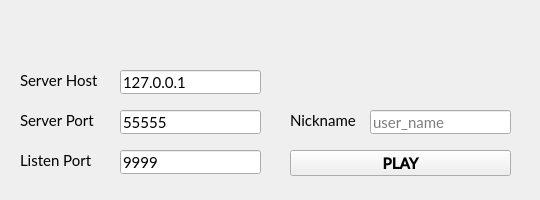
<?xml version="1.0" encoding="UTF-8"?>
<ui version="4.0">
 <class>login</class>
 <widget class="QMainWindow" name="login">
  <property name="geometry">
   <rect>
    <x>0</x>
    <y>0</y>
    <width>540</width>
    <height>200</height>
   </rect>
  </property>
  <property name="windowTitle">
   <string>Welcome to the Village!</string>
  </property>
  <widget class="QWidget" name="centralWidget">
   <widget class="QPushButton" name="buttonPlay">
    <property name="geometry">
     <rect>
      <x>290</x>
      <y>150</y>
      <width>221</width>
      <height>26</height>
     </rect>
    </property>
    <property name="font">
     <font>
      <family>Lato Semibold</family>
      <pointsize>11</pointsize>
      <weight>75</weight>
      <bold>true</bold>
     </font>
    </property>
    <property name="focusPolicy">
     <enum>Qt::TabFocus</enum>
    </property>
    <property name="text">
     <string>PLAY</string>
    </property>
    <property name="checkable">
     <bool>false</bool>
    </property>
    <property name="autoDefault">
     <bool>false</bool>
    </property>
    <property name="default">
     <bool>false</bool>
    </property>
    <property name="flat">
     <bool>false</bool>
    </property>
   </widget>
   <widget class="QLineEdit" name="textServerPort">
    <property name="geometry">
     <rect>
      <x>120</x>
      <y>110</y>
      <width>141</width>
      <height>24</height>
     </rect>
    </property>
    <property name="font">
     <font>
      <family>Lato</family>
      <pointsize>11</pointsize>
     </font>
    </property>
    <property name="focusPolicy">
     <enum>Qt::StrongFocus</enum>
    </property>
    <property name="text">
     <string>55555</string>
    </property>
    <property name="cursorPosition">
     <number>5</number>
    </property>
    <property name="placeholderText">
     <string>55555</string>
    </property>
   </widget>
   <widget class="QLabel" name="labelNickname">
    <property name="geometry">
     <rect>
      <x>290</x>
      <y>110</y>
      <width>81</width>
      <height>20</height>
     </rect>
    </property>
    <property name="font">
     <font>
      <family>Lato</family>
      <pointsize>11</pointsize>
     </font>
    </property>
    <property name="autoFillBackground">
     <bool>false</bool>
    </property>
    <property name="text">
     <string>Nickname</string>
    </property>
    <property name="textFormat">
     <enum>Qt::PlainText</enum>
    </property>
   </widget>
   <widget class="QLabel" name="labelServerIP">
    <property name="geometry">
     <rect>
      <x>20</x>
      <y>70</y>
      <width>91</width>
      <height>20</height>
     </rect>
    </property>
    <property name="font">
     <font>
      <family>Lato</family>
      <pointsize>11</pointsize>
     </font>
    </property>
    <property name="text">
     <string>Server Host</string>
    </property>
   </widget>
   <widget class="QLineEdit" name="textServerIP">
    <property name="geometry">
     <rect>
      <x>120</x>
      <y>70</y>
      <width>141</width>
      <height>24</height>
     </rect>
    </property>
    <property name="font">
     <font>
      <family>Lato</family>
      <pointsize>11</pointsize>
     </font>
    </property>
    <property name="focusPolicy">
     <enum>Qt::StrongFocus</enum>
    </property>
    <property name="text">
     <string>127.0.0.1</string>
    </property>
    <property name="cursorPosition">
     <number>9</number>
    </property>
    <property name="placeholderText">
     <string>localhost</string>
    </property>
   </widget>
   <widget class="QLabel" name="labelServerPort">
    <property name="geometry">
     <rect>
      <x>20</x>
      <y>110</y>
      <width>91</width>
      <height>20</height>
     </rect>
    </property>
    <property name="font">
     <font>
      <family>Lato</family>
      <pointsize>11</pointsize>
     </font>
    </property>
    <property name="text">
     <string>Server Port</string>
    </property>
   </widget>
   <widget class="QLineEdit" name="textNickname">
    <property name="geometry">
     <rect>
      <x>370</x>
      <y>110</y>
      <width>141</width>
      <height>24</height>
     </rect>
    </property>
    <property name="font">
     <font>
      <family>Lato</family>
      <pointsize>11</pointsize>
     </font>
    </property>
    <property name="focusPolicy">
     <enum>Qt::StrongFocus</enum>
    </property>
    <property name="text">
     <string/>
    </property>
    <property name="placeholderText">
     <string>user_name</string>
    </property>
   </widget>
   <widget class="QLabel" name="label">
    <property name="geometry">
     <rect>
      <x>20</x>
      <y>150</y>
      <width>81</width>
      <height>20</height>
     </rect>
    </property>
    <property name="font">
     <font>
      <family>Lato</family>
      <pointsize>11</pointsize>
     </font>
    </property>
    <property name="text">
     <string>Listen Port</string>
    </property>
   </widget>
   <widget class="QLineEdit" name="textClientPort">
    <property name="geometry">
     <rect>
      <x>120</x>
      <y>150</y>
      <width>141</width>
      <height>24</height>
     </rect>
    </property>
    <property name="font">
     <font>
      <family>Lato</family>
      <pointsize>11</pointsize>
     </font>
    </property>
    <property name="focusPolicy">
     <enum>Qt::StrongFocus</enum>
    </property>
    <property name="layoutDirection">
     <enum>Qt::LeftToRight</enum>
    </property>
    <property name="text">
     <string>9999</string>
    </property>
    <property name="placeholderText">
     <string>9999</string>
    </property>
   </widget>
   <widget class="QLabel" name="labelBackground">
    <property name="enabled">
     <bool>true</bool>
    </property>
    <property name="geometry">
     <rect>
      <x>0</x>
      <y>0</y>
      <width>551</width>
      <height>201</height>
     </rect>
    </property>
    <property name="pixmap">
     <pixmap resource="resources.qrc">:/assets/login-bg.png</pixmap>
    </property>
    <property name="scaledContents">
     <bool>true</bool>
    </property>
   </widget>
   <zorder>labelBackground</zorder>
   <zorder>buttonPlay</zorder>
   <zorder>textServerPort</zorder>
   <zorder>labelNickname</zorder>
   <zorder>labelServerIP</zorder>
   <zorder>textServerIP</zorder>
   <zorder>labelServerPort</zorder>
   <zorder>textNickname</zorder>
   <zorder>label</zorder>
   <zorder>textClientPort</zorder>
  </widget>
 </widget>
 <layoutdefault spacing="6" margin="11"/>
 <resources>
  <include location="resources.qrc"/>
 </resources>
 <connections/>
</ui>
